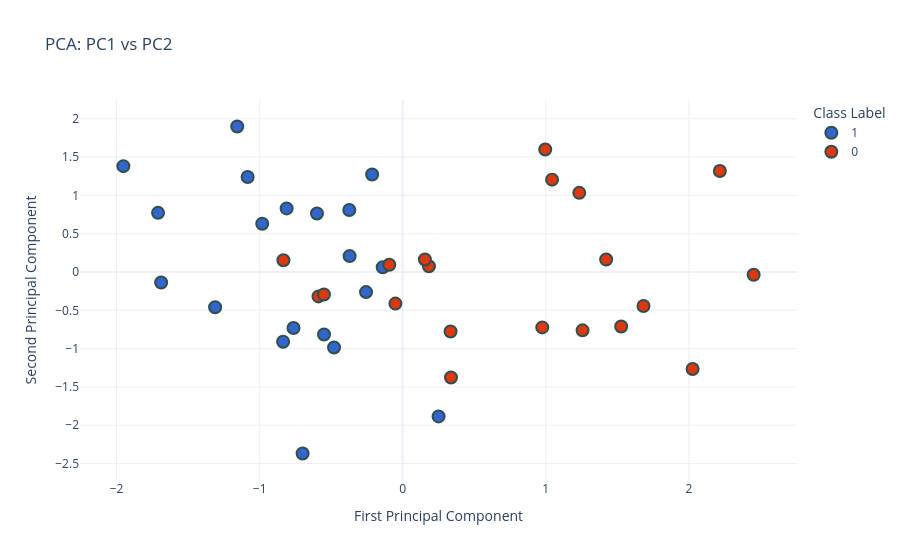

This figure's notebook cell:
### Code cell
import plotly.express as px

# Ensure target is categorical for the legend
new_df['target'] = new_df['target'].astype('str')

# Create a 2D scatter plot for the first two principal components
fig = px.scatter(new_df, 
                 x='PC1', 
                 y='PC2', 
                 color='target',
                 color_discrete_sequence=px.colors.qualitative.G10,
                 title="PCA: PC1 vs PC2",
                 labels={'PC1': 'First Principal Component', 'PC2': 'Second Principal Component'})

# Apply the requested marker styling
fig.update_traces(marker=dict(size=12,
                              line=dict(width=2,
                                        color='DarkSlateGrey')),
                  selector=dict(mode='markers'))

# Optimize layout for better readability
fig.update_layout(template="plotly_white",
                  legend_title_text='Class Label')

fig.show()

### Figure 1 — Plotly figure (JSON) as saved in the notebook; plotly's stock layout.template omitted (floating-point values rounded to 4 significant figures)
{"data": [{"hovertemplate": "target=1<br>First Principal Component=%{x}<br>Second Principal Component=%{y}<extra></extra>", "legendgroup": "1", "marker": {"color": "#3366CC", "line": {"color": "DarkSlateGrey", "width": 2}, "size": 12, "symbol": "circle"}, "mode": "markers", "name": "1", "orientation": "v", "showlegend": true, "type": "scatter", "x": [-1.688, -1.71, 0.2507, -1.311, -0.5992, -0.2137, -0.9818, -0.8112, -0.2562, -0.836, -0.1397, -1.084, -0.6996, -0.48, -0.3733, -1.157, -0.371, -1.952, -0.5498, -0.7632], "xaxis": "x", "y": [-0.1367, 0.772, -1.885, -0.4602, 0.7637, 1.273, 0.63, 0.8305, -0.2621, -0.9102, 0.06172, 1.24, -2.369, -0.9861, 0.8094, 1.899, 0.2075, 1.382, -0.8167, -0.7305], "yaxis": "y"}, {"hovertemplate": "target=0<br>First Principal Component=%{x}<br>Second Principal Component=%{y}<extra></extra>", "legendgroup": "0", "marker": {"color": "#DC3912", "line": {"color": "DarkSlateGrey", "width": 2}, "size": 12, "symbol": "circle"}, "mode": "markers", "name": "0", "orientation": "v", "showlegend": true, "type": "scatter", "x": [1.234, -0.5884, 0.1833, 1.257, -0.09372, 1.044, 0.3345, -0.05092, 0.9753, 2.026, 1.422, -0.5505, 1.683, -0.8336, 1.527, 2.453, 0.1552, 0.3374, 2.216, 0.9961], "xaxis": "x", "y": [1.033, -0.3183, 0.07518, -0.7617, 0.09429, 1.206, -0.7766, -0.4126, -0.7231, -1.266, 0.1629, -0.2928, -0.4429, 0.1533, -0.7113, -0.03642, 0.1623, -1.377, 1.319, 1.6], "yaxis": "y"}], "layout": {"legend": {"title": {"text": "Class Label"}, "tracegroupgap": 0}, "title": {"text": "PCA: PC1 vs PC2"}, "xaxis": {"anchor": "y", "domain": [0, 1], "title": {"text": "First Principal Component"}}, "yaxis": {"anchor": "x", "domain": [0, 1], "title": {"text": "Second Principal Component"}}}}
